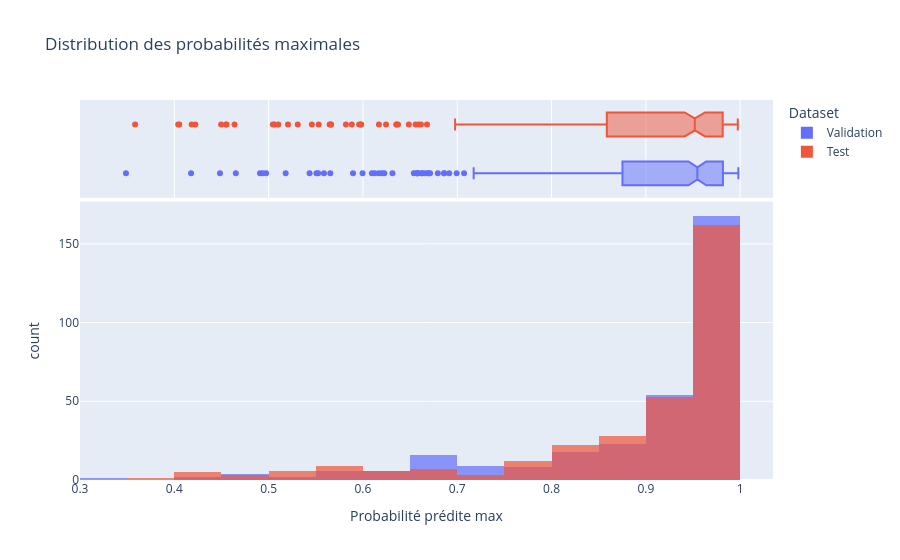
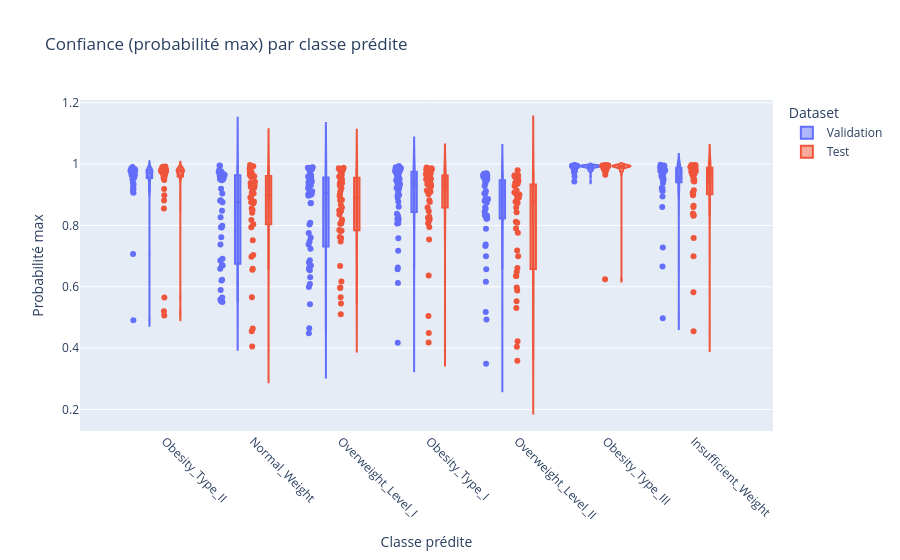
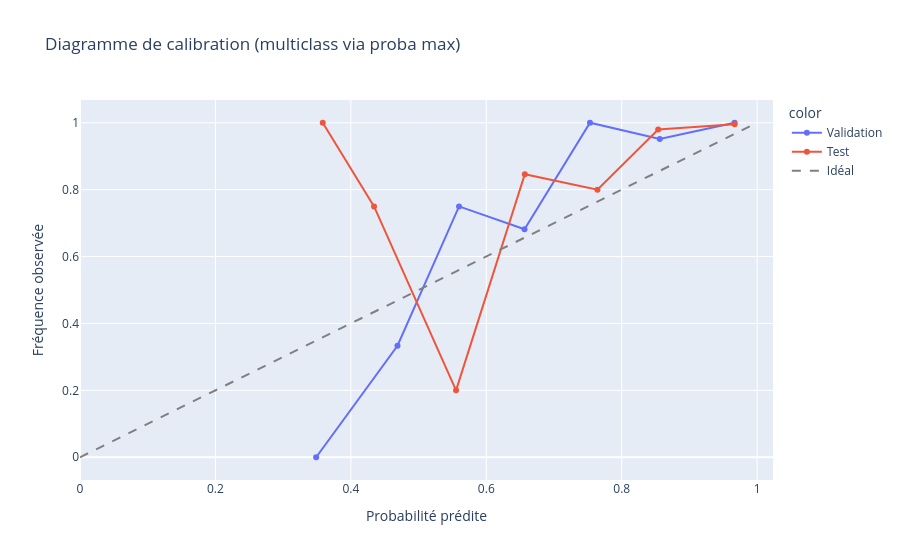

Notebook code for these charts, in order:
### Markdown cell above
## 2. Model - Catboost

### Code cell
# ==================================================
# 🔹 1. Chargement & Configuration
# ==================================================
print("📂 Load Big MultiClass Dataset (Diabetes)")

target_column = "NObeyesdad"

# Configuration CatBoost
config_model = {
    "loss_function": "MultiClass",     # Classification multiclasse
    "eval_metric": "MultiClass",       # Logloss multiclass
    "iterations": 500,                 # Nombre d'itérations
    "learning_rate": 0.05,             # Taux d’apprentissage
    "depth": 6,                        # Profondeur des arbres
    "l2_leaf_reg": 3.0,                # Régularisation L2
    "auto_class_weights": "Balanced",  # Poids auto si dataset déséquilibré
    "bootstrap_type": "Bernoulli",     # Sous-échantillonnage aléatoire
    "subsample": 0.8,                  # Ratio de données par arbre
    "random_seed": 42,                 # Reproductibilité
    "verbose": 100,                    # Logs toutes les 100 itérations
    # "early_stopping_rounds": 50,     # Peut être géré dans .fit(valid_set=...)
}

# Configuration entraînement batch-wise
config_training = {
    "num_batches": 3,             # Nombre de lots pour l'entraînement
    "max_patience": 2,            # Patience pour early stopping global
    "show_learning_curve": True,  # Afficher la courbe d'apprentissage
}

print("===== Configuration CatBoost =====")
pprint.pprint(config_model, sort_dicts=False)
print("=================================\n")

print("===== Configuration Training =====")
pprint.pprint(config_training, sort_dicts=False)
print("=================================\n")


# ==================================================
# 🔹 2. Instanciation & Entraînement
# ==================================================
print("🚀 Instantiating CatBoostTrainer...")
trainer = CatBoostTrainer()

print("⚡ Applying fit method...")
trainer.fit(
    train_dataframe=spark_train_df,
    valid_dataframe=spark_valid_df,
    target_column=target_column,
    config_training=config_training,
    config_model=config_model,
)


# ==================================================
# 🔹 3. Évaluation du modèle
# ==================================================
print("\n" + "="*40)
print("   📊 Evaluating the Trained Model")
print("="*40 + "\n")

# Récupération du modèle entraîné
final_model = trainer.get_trained_model()

# Prédictions
y_pred_valid = final_model.predict(X_valid)
y_pred_test  = final_model.predict(X_test)

# --------------------------------------------------
# 🔸 Matrice de confusion
# --------------------------------------------------
plot_confusion_matrices(
    y_true_valid=y_valid,
    y_pred_valid=y_pred_valid,
    y_true_test=y_test,
    y_pred_test=y_pred_test,
    class_names=encoder.classes_,
    normalize=True   # Normaliser pour afficher en %
)

# --------------------------------------------------
# 🔸 Probabilités & Confiance
# --------------------------------------------------
y_proba_valid = final_model.predict_proba(X_valid)
y_proba_test  = final_model.predict_proba(X_test)

# Histogramme des max proba
plot_max_proba_distribution_px(y_proba_valid, y_proba_test)

# Violin plot par classe
plot_classwise_confidence_px(
    y_proba_valid,
    y_proba_test,
    class_names=encoder.classes_
)

# Courbe de calibration
plot_calibration_curve_px(
    y_valid, y_proba_valid,
    y_test, y_proba_test
)

### Figure 1 — Plotly figure (JSON) as saved in the notebook; plotly's stock layout.template omitted (floating-point values rounded to 4 significant figures; data arrays with more than 128 entries replaced by an {"elided": "..."} marker saying what was removed)
{"data": [{"bingroup": "x", "hovertemplate": "Dataset=Validation<br>Probabilité prédite max=%{x}<br>count=%{y}<extra></extra>", "legendgroup": "Validation", "marker": {"color": "#636efa", "opacity": 0.7, "pattern": {"shape": ""}}, "name": "Validation", "nbinsx": 20, "orientation": "v", "showlegend": true, "type": "histogram", "x": {"elided": "317 float values"}, "xaxis": "x", "yaxis": "y"}, {"hovertemplate": "Dataset=Validation<br>Probabilité prédite max=%{x}<extra></extra>", "legendgroup": "Validation", "marker": {"color": "#636efa"}, "name": "Validation", "notched": true, "showlegend": false, "type": "box", "x": {"elided": "317 float values"}, "xaxis": "x2", "yaxis": "y2"}, {"bingroup": "x", "hovertemplate": "Dataset=Test<br>Probabilité prédite max=%{x}<br>count=%{y}<extra></extra>", "legendgroup": "Test", "marker": {"color": "#EF553B", "opacity": 0.7, "pattern": {"shape": ""}}, "name": "Test", "nbinsx": 20, "orientation": "v", "showlegend": true, "type": "histogram", "x": {"elided": "317 float values"}, "xaxis": "x", "yaxis": "y"}, {"hovertemplate": "Dataset=Test<br>Probabilité prédite max=%{x}<extra></extra>", "legendgroup": "Test", "marker": {"color": "#EF553B"}, "name": "Test", "notched": true, "showlegend": false, "type": "box", "x": {"elided": "317 float values"}, "xaxis": "x2", "yaxis": "y2"}], "layout": {"barmode": "overlay", "legend": {"title": {"text": "Dataset"}, "tracegroupgap": 0}, "title": {"text": "Distribution des probabilités maximales"}, "xaxis": {"anchor": "y", "domain": [0, 1], "title": {"text": "Probabilité prédite max"}}, "xaxis2": {"anchor": "y2", "domain": [0, 1], "matches": "x", "showgrid": true, "showticklabels": false}, "yaxis": {"anchor": "x", "domain": [0, 0.7326], "title": {"text": "count"}}, "yaxis2": {"anchor": "x2", "domain": [0.7426, 1], "matches": "y2", "showgrid": false, "showline": false, "showticklabels": false, "ticks": ""}}}

### Figure 2 — Plotly figure (JSON) as saved in the notebook; plotly's stock layout.template omitted (floating-point values rounded to 4 significant figures; data arrays with more than 128 entries replaced by an {"elided": "..."} marker saying what was removed)
{"data": [{"alignmentgroup": "True", "box": {"visible": true}, "hovertemplate": "Dataset=Validation<br>Classe prédite=%{x}<br>Probabilité max=%{y}<extra></extra>", "legendgroup": "Validation", "marker": {"color": "#636efa"}, "name": "Validation", "offsetgroup": "Validation", "orientation": "v", "points": "all", "scalegroup": "True", "showlegend": true, "type": "violin", "x": {"elided": "317 str values"}, "x0": " ", "xaxis": "x", "y": {"elided": "317 float values"}, "y0": " ", "yaxis": "y"}, {"alignmentgroup": "True", "box": {"visible": true}, "hovertemplate": "Dataset=Test<br>Classe prédite=%{x}<br>Probabilité max=%{y}<extra></extra>", "legendgroup": "Test", "marker": {"color": "#EF553B"}, "name": "Test", "offsetgroup": "Test", "orientation": "v", "points": "all", "scalegroup": "True", "showlegend": true, "type": "violin", "x": {"elided": "317 str values"}, "x0": " ", "xaxis": "x", "y": {"elided": "317 float values"}, "y0": " ", "yaxis": "y"}], "layout": {"legend": {"title": {"text": "Dataset"}, "tracegroupgap": 0}, "title": {"text": "Confiance (probabilité max) par classe prédite"}, "violinmode": "group", "xaxis": {"anchor": "y", "domain": [0, 1], "tickangle": 45, "title": {"text": "Classe prédite"}}, "yaxis": {"anchor": "x", "domain": [0, 1], "title": {"text": "Probabilité max"}}}}

### Figure 3 — Plotly figure (JSON) as saved in the notebook; plotly's stock layout.template omitted (floating-point values rounded to 4 significant figures)
{"data": [{"hovertemplate": "color=Validation<br>Probabilité prédite=%{x}<br>Fréquence observée=%{y}<extra></extra>", "legendgroup": "Validation", "line": {"color": "#636efa", "dash": "solid"}, "marker": {"symbol": "circle"}, "mode": "lines+markers", "name": "Validation", "orientation": "v", "showlegend": true, "type": "scatter", "x": [0.3487, 0.4689, 0.5598, 0.6565, 0.7531, 0.8562, 0.9667], "xaxis": "x", "y": [0.0, 0.3333, 0.75, 0.6818, 1.0, 0.9512, 1.0], "yaxis": "y"}, {"hovertemplate": "color=Test<br>Probabilité prédite=%{x}<br>Fréquence observée=%{y}<extra></extra>", "legendgroup": "Test", "line": {"color": "#EF553B", "dash": "solid"}, "marker": {"symbol": "circle"}, "mode": "lines+markers", "name": "Test", "orientation": "v", "showlegend": true, "type": "scatter", "x": [0.3585, 0.4342, 0.5554, 0.6569, 0.7642, 0.8538, 0.9667], "xaxis": "x", "y": [1.0, 0.75, 0.2, 0.8462, 0.8, 0.98, 0.9953], "yaxis": "y"}, {"line": {"color": "gray", "dash": "dash"}, "mode": "lines", "name": "Idéal", "type": "scatter", "x": [0, 1], "y": [0, 1]}], "layout": {"legend": {"title": {"text": "color"}, "tracegroupgap": 0}, "title": {"text": "Diagramme de calibration (multiclass via proba max)"}, "xaxis": {"anchor": "y", "domain": [0, 1], "title": {"text": "Probabilité prédite"}}, "yaxis": {"anchor": "x", "domain": [0, 1], "title": {"text": "Fréquence observée"}}}}
